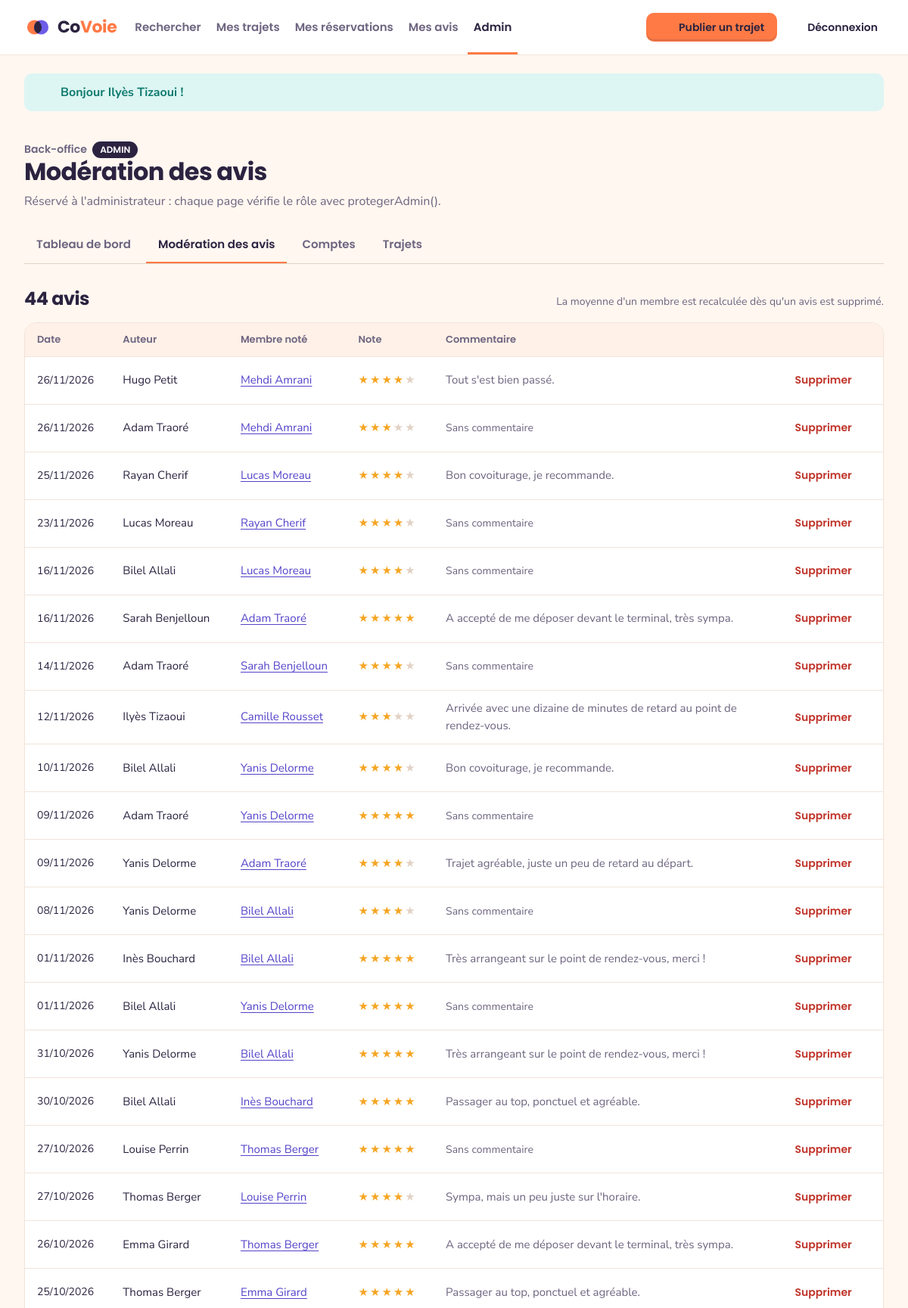
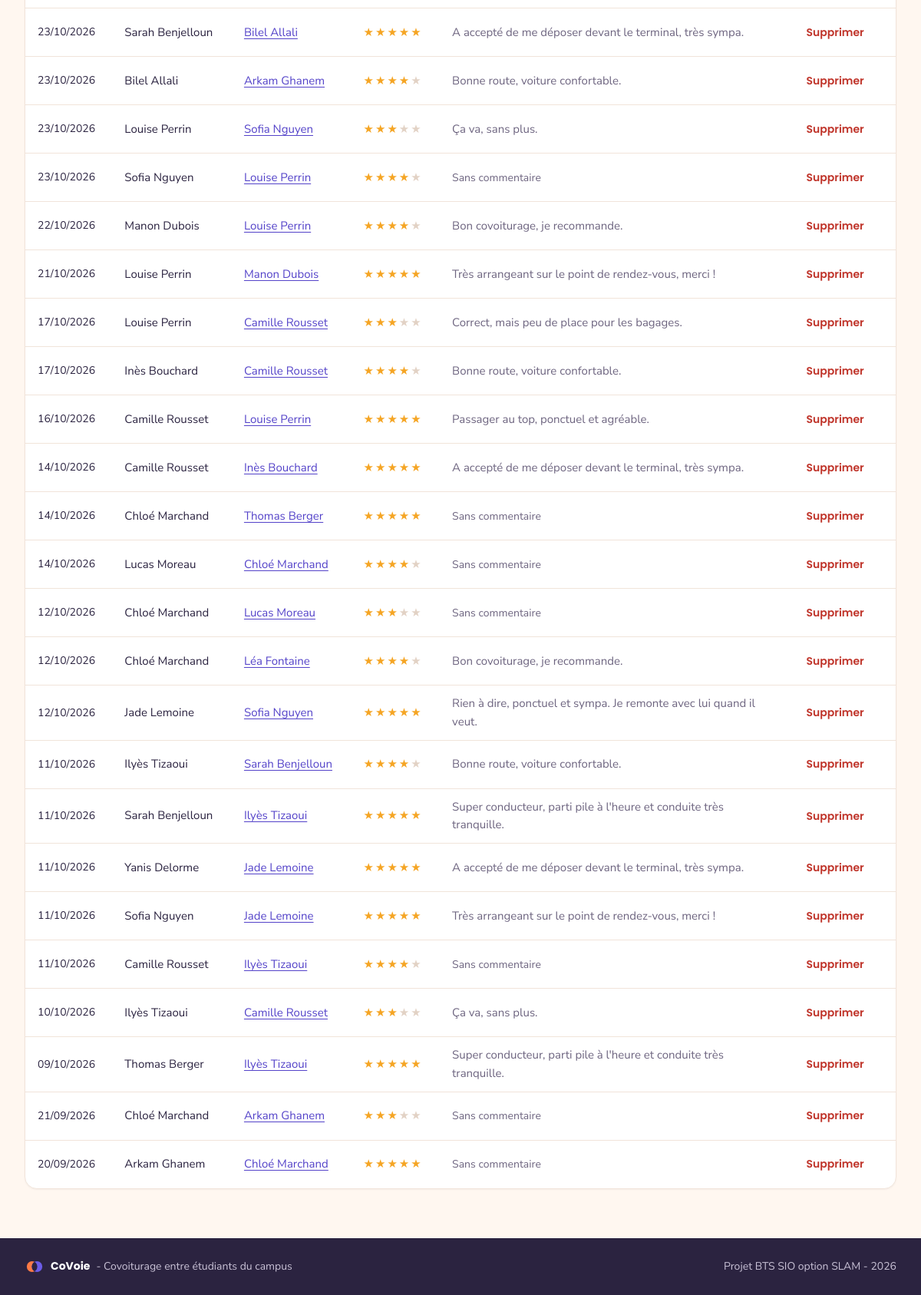
The page /index.php?page=admin-avis (signed in) on the database its author committed (2 pictures, top to bottom).
### tables this page shows
CREATE TABLE avis (
    id          INT(11)  NOT NULL AUTO_INCREMENT,
    note        INT(1)   NOT NULL,
    commentaire TEXT     NULL,
    date_avis   DATETIME NOT NULL,
    id_trajet   INT(11)  NOT NULL,
    id_auteur   INT(11)  NOT NULL,
    id_cible    INT(11)  NOT NULL,

    PRIMARY KEY (id),

     
    UNIQUE KEY un_seul_avis (id_trajet, id_auteur, id_cible),
    KEY recherche_cible (id_cible),

    CONSTRAINT fk_avis_trajet
        FOREIGN KEY (id_trajet) REFERENCES trajets (id) ON DELETE CASCADE,
    CONSTRAINT fk_avis_auteur
        FOREIGN KEY (id_auteur) REFERENCES utilisateurs (id) ON DELETE CASCADE,
    CONSTRAINT fk_avis_cible
        FOREIGN KEY (id_cible) REFERENCES utilisateurs (id) ON DELETE CASCADE
);

CREATE TABLE utilisateurs (
    id               INT(11)      NOT NULL AUTO_INCREMENT,
    nom              VARCHAR(100) NOT NULL,
    email            VARCHAR(180) NOT NULL,
    mot_de_passe     VARCHAR(255) NOT NULL,
    role             VARCHAR(10)  NOT NULL DEFAULT 'membre',
    date_inscription DATETIME     NOT NULL,

    PRIMARY KEY (id),
    UNIQUE KEY email_unique (email)
);

### controleurs/AdminController.php (called while the page is built, shortened)
<?php
class AdminController
{
    public function avis(): void
    {
        afficherVue('admin/avis', [
            'titre' => 'Modération des avis',
            'onglet' => 'admin-avis',
            'avis' => Avis::listerTous()
        ]);
    }
}

### index.php (called while the page is built, shortened)
<?php
require_once 'includes/connexion.php';
require_once 'includes/fonctions.php';
require_once 'includes/routes.php';
require_once 'modeles/Avis.php';
require_once 'controleurs/AdminController.php';
$page = 'accueil';
if (isset($_GET['page']) && is_string($_GET['page'])) {
    $page = $_GET['page'];
}
$nomMethode = $routes[$page][1];
$controleur = new $nomControleur();
$controleur->$nomMethode();

### includes/connexion.php (called while the page is built)
<?php
function connexionBdd(): PDO
{
    static $pdo = null;
    if ($pdo === null) {
        $dsn = 'mysql:host=' . BDD_HOTE . ';port=' . BDD_PORT . ';dbname=' . BDD_NOM . ';charset=utf8mb4';
        try {
            $pdo = new PDO($dsn, BDD_UTILISATEUR, BDD_MOT_DE_PASSE, [
                PDO::ATTR_ERRMODE => PDO::ERRMODE_EXCEPTION,
                PDO::ATTR_DEFAULT_FETCH_MODE => PDO::FETCH_ASSOC,
                PDO::ATTR_EMULATE_PREPARES => false
            ]);
        } catch (PDOException $erreur) {
            afficherErreur(500, 'Base de données inaccessible : lancez WAMP et importez sql/bdd_covoie.sql.');
        }
    }
    return $pdo;
}
function requete(string $sql, array $parametres = []): PDOStatement
{
    $resultat = connexionBdd()->prepare($sql);
    $resultat->execute($parametres);
    return $resultat;
}

### modeles/Avis.php (called while the page is built, shortened)
<?php
class Avis
{
    public static function listerTous(): array
    {
        $sql = "SELECT a.*, auteur.nom AS nom_auteur, cible.nom AS nom_cible
                FROM avis a
                JOIN utilisateurs auteur ON auteur.id = a.id_auteur
                JOIN utilisateurs cible ON cible.id = a.id_cible
                ORDER BY a.date_avis DESC";
        return requete($sql)->fetchAll();
    }
}

### vues/admin/avis.php (the view, shortened to what this page needs)
<?php
require 'vues/admin/onglets.php';
?>
<div class="section-titre">
    <h2><?= count($avis) ?> avis</h2>
    <span class="discret">La moyenne d'un membre est recalculée dès qu'un avis est supprimé.</span>
</div>
<?php if (count($avis) === 0) { ?>
    <div class="vide"><?= icone('etoile', 40) ?><h3>Aucun avis à modérer</h3><p>Les avis apparaîtront ici après les premiers trajets terminés.</p></div>
<?php } else { ?>
    <div class="defilant">
        <table class="donnees">
            <thead>
                <tr><th>Date</th><th>Auteur</th><th>Membre noté</th><th>Note</th><th>Commentaire</th><th><span class="visuellement-cache">Action</span></th></tr>
            </thead>
            <tbody>
                <?php foreach ($avis as $a) { ?>
                    <tr>
                        <td class="date"><?= formaterDate($a['date_avis']) ?></td>
                        <td><?= e($a['nom_auteur']) ?></td>
                        <td><a href="index.php?page=profil&amp;id=<?= $a['id_cible'] ?>"><?= e($a['nom_cible']) ?></a></td>
                        <td>
                            <span class="etoiles" aria-hidden="true"><?= etoiles((int) $a['note']) ?></span>
                        </td>
                        <td class="commentaire">
                            <?php if ($a['commentaire'] === null) { ?>
                                <span class="note-vide">Sans commentaire</span>
                            <?php } else { ?>
                                <?= e($a['commentaire']) ?>
                            <?php } ?>
                        </td>
                        <td>
                            <form class="en-ligne" method="post" action="index.php?page=admin-supprimer-avis&amp;id=<?= $a['id'] ?>"
                                  data-confirmation="Supprimer cet avis de <?= e($a['nom_auteur']) ?> ? La moyenne de <?= e($a['nom_cible']) ?> sera recalculée.">
                                <button class="bouton bouton--danger bouton--petit" type="submit">Supprimer</button>
                            </form>
                        </td>
                    </tr>
                <?php } ?>
            </tbody>
        </table>
    </div>
<?php } ?>

### includes/fonctions.php (shortened to what this page needs)
<?php
function afficherVue(string $vue, array $donnees = []): void
{
    extract($donnees);
    require 'vues/gabarit/header.php';
    require 'vues/' . $vue . '.php';
    require 'vues/gabarit/footer.php';
}
function e($texte): string
{
    return htmlspecialchars((string) $texte, ENT_QUOTES, 'UTF-8');
}
function formaterDate(string $date): string
{
    return date('d/m/Y', strtotime($date));
}
function etoiles(int $note): string
{
    return str_repeat('★', $note) . '<span class="eteinte">' . str_repeat('★', 5 - $note) . '</span>';
}
function icone(string $nom, int $taille = 20): string
{
    $dessin = '';
    return '<svg width="' . $taille . '" height="' . $taille . '" viewBox="0 0 24 24" fill="none" stroke="currentColor"'
        . ' stroke-width="2" stroke-linecap="round" stroke-linejoin="round" aria-hidden="true">' . $dessin . '</svg>';
}

### css/style.css (style rules this page uses)
:root { --fond: #FFF7F0; --surface: #FFFFFF; --surface-douce: #FFF1E8; --encre: #2B2340; --texte-2: #6E6580; --bord: #F1E4DA; --bord-fort: #E2D2C5; --orange: #FF7A45; --orange-survol: #F26A33; --orange-pale: #FFE3D3; --orange-titre: #E8602A; --orange-texte: #B4470F; --violet: #6C5CE7; --lien: #5443C9; --turquoise: #2EC4B6; --ouvert: #0F7A6F; --ouvert-fond: #DDF6F3; --complet: #A3460A; --complet-fond: #FFE9D6; --attente: #5443C9; --attente-fond: #ECEAFD; --refuse: #C0352B; --refuse-fond: #FDE4E1; --termine: #5E566E; --termine-fond: #F1ECF0; --etoile: #F5A524; --avatar-0: #FFE3D3; --avatar-1: #DDF6F3; --avatar-2: #ECEAFD; --avatar-3: #FFF0C7; --avatar-4: #FDE4E1; --police-titre: "Poppins", Arial, sans-serif; --police-texte: "Nunito Sans", Arial, sans-serif; --t-xs: 12px; --t-sm: 14px; --t-base: 16px; --t-md: 18px; --t-lg: 24px; --t-xl: 32px; --t-hero: 52px; --e-1: 4px; --e-2: 8px; --e-3: 12px; --e-4: 16px; --e-5: 24px; --e-6: 32px; --e-7: 48px; --e-8: 64px; --rayon: 16px; --rayon-petit: 10px; --trait: 1px solid var(--bord); --ombre: 0 1px 2px rgba(43, 35, 64, .05); --ombre-survol: 0 10px 24px rgba(43, 35, 64, .08); --ombre-flottant: 0 16px 40px rgba(43, 35, 64, .16); --largeur-max: 1200px; --gouttiere: 32px; --vite: 140ms; --normal: 220ms; --courbe: cubic-bezier(.2, .7, .3, 1); }
* { box-sizing: border-box; }
body { margin: 0; min-height: 100vh; display: flex; flex-direction: column; background: var(--fond); color: var(--encre); font-family: var(--police-texte); font-size: var(--t-base); line-height: 1.55; }
h1, h2, h3 { font-family: var(--police-titre); font-weight: 700; margin: 0 0 var(--e-3); line-height: 1.15; letter-spacing: -.02em; }
h2 { font-size: var(--t-lg); line-height: 1.2; }
a { color: var(--lien); text-decoration-thickness: 1px; text-underline-offset: 3px; }
.section-titre { display: flex; align-items: baseline; justify-content: space-between; gap: var(--e-4); margin-bottom: var(--e-4); }
.section-titre h2 { margin: 0; }
.bouton { display: inline-flex; align-items: center; justify-content: center; gap: var(--e-2); min-height: 46px; padding: 0 var(--e-5); border: 1.5px solid transparent; border-radius: var(--rayon-petit); font: 600 15px var(--police-titre); text-decoration: none; cursor: pointer; white-space: nowrap; transition: background var(--vite) var(--courbe), border-color var(--vite), color var(--vite), transform var(--vite); }
.bouton--danger { background: transparent; color: var(--refuse); padding: 0 var(--e-3); }
.bouton--petit { min-height: 38px; padding: 0 var(--e-4); font-size: var(--t-sm); }
.en-ligne { display: inline; margin: 0; }
.erreur-champ svg, .message svg { flex: none; margin-top: 2px; }
.note-vide { color: var(--texte-2); font-size: var(--t-sm); }
.etoiles { color: var(--etoile); letter-spacing: 2px; white-space: nowrap; }
.etoiles .eteinte { color: var(--bord-fort); }
.defilant { position: relative; overflow-x: auto; border: var(--trait); border-radius: var(--rayon); background: var(--surface); box-shadow: var(--ombre); }
.donnees { width: 100%; border-collapse: collapse; font-size: 15px; }
.donnees th { text-align: left; padding: var(--e-3) var(--e-4); font: 600 13px var(--police-titre); color: var(--texte-2); background: var(--surface-douce); border-bottom: var(--trait); white-space: nowrap; }
.donnees td { padding: var(--e-3) var(--e-4); border-bottom: var(--trait); vertical-align: middle; }
.donnees tr:last-child td { border-bottom: 0; }
.donnees .chiffre, .donnees .date { font-variant-numeric: tabular-nums; font-size: var(--t-sm); white-space: nowrap; }
.donnees .commentaire { color: var(--texte-2); max-width: 420px; }
.discret { color: var(--texte-2); font-size: var(--t-sm); }

### rows shown on the page
avis: date_avis "26/11/2026", id_auteur.nom "Hugo Petit", id_cible.nom "Mehdi Amrani", note "★★★★", note "★", commentaire "Tout s'est bien passé."
avis: date_avis "26/11/2026", id_auteur.nom "Adam Traoré", id_cible.nom "Mehdi Amrani", note "★★★", note "★★", shows "Sans commentaire"
avis: date_avis "25/11/2026", id_auteur.nom "Rayan Cherif", id_cible.nom "Lucas Moreau", note "★★★★", note "★", commentaire "Bon covoiturage, je recommande."
avis: date_avis "23/11/2026", id_auteur.nom "Lucas Moreau", id_cible.nom "Rayan Cherif", note "★★★★", note "★", shows "Sans commentaire"
avis: date_avis "16/11/2026", id_auteur.nom "Bilel Allali", id_cible.nom "Lucas Moreau", note "★★★★", note "★", shows "Sans commentaire"
avis: date_avis "16/11/2026", id_auteur.nom "Sarah Benjelloun", id_cible.nom "Adam Traoré", note "★★★★★", commentaire "A accepté de me déposer devant le terminal, très sympa."
avis: date_avis "14/11/2026", id_auteur.nom "Adam Traoré", id_cible.nom "Sarah Benjelloun", note "★★★★", note "★", shows "Sans commentaire"
avis: date_avis "12/11/2026", id_auteur.nom "Ilyès Tizaoui", id_cible.nom "Camille Rousset", note "★★★", note "★★", commentaire "Arrivée avec une dizaine de minutes de retard au point de rendez-vous."
avis: date_avis "10/11/2026", id_auteur.nom "Bilel Allali", id_cible.nom "Yanis Delorme", note "★★★★", note "★", commentaire "Bon covoiturage, je recommande."
avis: date_avis "09/11/2026", id_auteur.nom "Adam Traoré", id_cible.nom "Yanis Delorme", note "★★★★★", shows "Sans commentaire"
avis: date_avis "09/11/2026", id_auteur.nom "Yanis Delorme", id_cible.nom "Adam Traoré", note "★★★★", note "★", commentaire "Trajet agréable, juste un peu de retard au départ."
avis: date_avis "08/11/2026", id_auteur.nom "Yanis Delorme", id_cible.nom "Bilel Allali", note "★★★★", note "★", shows "Sans commentaire"
avis: date_avis "01/11/2026", id_auteur.nom "Inès Bouchard", id_cible.nom "Bilel Allali", note "★★★★★", commentaire "Très arrangeant sur le point de rendez-vous, merci !"
avis: date_avis "01/11/2026", id_auteur.nom "Bilel Allali", id_cible.nom "Yanis Delorme", note "★★★★★", shows "Sans commentaire"
avis: date_avis "31/10/2026", id_auteur.nom "Yanis Delorme", id_cible.nom "Bilel Allali", note "★★★★★", commentaire "Très arrangeant sur le point de rendez-vous, merci !"
avis: date_avis "30/10/2026", id_auteur.nom "Bilel Allali", id_cible.nom "Inès Bouchard", note "★★★★★", commentaire "Passager au top, ponctuel et agréable."
avis: date_avis "27/10/2026", id_auteur.nom "Louise Perrin", id_cible.nom "Thomas Berger", note "★★★★★", shows "Sans commentaire"
avis: date_avis "27/10/2026", id_auteur.nom "Thomas Berger", id_cible.nom "Louise Perrin", note "★★★★", note "★", commentaire "Sympa, mais un peu juste sur l'horaire."
avis: date_avis "26/10/2026", id_auteur.nom "Emma Girard", id_cible.nom "Thomas Berger", note "★★★★★", commentaire "A accepté de me déposer devant le terminal, très sympa."
avis: date_avis "25/10/2026", id_auteur.nom "Thomas Berger", id_cible.nom "Emma Girard", note "★★★★★", commentaire "Passager au top, ponctuel et agréable."
avis: date_avis "23/10/2026", id_auteur.nom "Sarah Benjelloun", id_cible.nom "Bilel Allali", note "★★★★★", commentaire "A accepté de me déposer devant le terminal, très sympa."
avis: date_avis "23/10/2026", id_auteur.nom "Bilel Allali", id_cible.nom "Arkam Ghanem", note "★★★★", note "★", commentaire "Bonne route, voiture confortable."
avis: date_avis "23/10/2026", id_auteur.nom "Louise Perrin", id_cible.nom "Sofia Nguyen", note "★★★", note "★★", commentaire "Ça va, sans plus."
avis: date_avis "23/10/2026", id_auteur.nom "Sofia Nguyen", id_cible.nom "Louise Perrin", note "★★★★", note "★", shows "Sans commentaire"
avis: date_avis "22/10/2026", id_auteur.nom "Manon Dubois", id_cible.nom "Louise Perrin", note "★★★★", note "★", commentaire "Bon covoiturage, je recommande."
avis: date_avis "21/10/2026", id_auteur.nom "Louise Perrin", id_cible.nom "Manon Dubois", note "★★★★★", commentaire "Très arrangeant sur le point de rendez-vous, merci !"
avis: date_avis "17/10/2026", id_auteur.nom "Louise Perrin", id_cible.nom "Camille Rousset", note "★★★", note "★★", commentaire "Correct, mais peu de place pour les bagages."
avis: date_avis "17/10/2026", id_auteur.nom "Inès Bouchard", id_cible.nom "Camille Rousset", note "★★★★", note "★", commentaire "Bonne route, voiture confortable."
avis: date_avis "16/10/2026", id_auteur.nom "Camille Rousset", id_cible.nom "Louise Perrin", note "★★★★★", commentaire "Passager au top, ponctuel et agréable."
avis: date_avis "14/10/2026", id_auteur.nom "Camille Rousset", id_cible.nom "Inès Bouchard", note "★★★★★", commentaire "A accepté de me déposer devant le terminal, très sympa."
avis: date_avis "14/10/2026", id_auteur.nom "Chloé Marchand", id_cible.nom "Thomas Berger", note "★★★★★", shows "Sans commentaire"
avis: date_avis "14/10/2026", id_auteur.nom "Lucas Moreau", id_cible.nom "Chloé Marchand", note "★★★★", note "★", shows "Sans commentaire"
avis: date_avis "12/10/2026", id_auteur.nom "Chloé Marchand", id_cible.nom "Lucas Moreau", note "★★★", note "★★", shows "Sans commentaire"
avis: date_avis "12/10/2026", id_auteur.nom "Chloé Marchand", id_cible.nom "Léa Fontaine", note "★★★★", note "★", commentaire "Bon covoiturage, je recommande."
avis: date_avis "12/10/2026", id_auteur.nom "Jade Lemoine", id_cible.nom "Sofia Nguyen", note "★★★★★", commentaire "Rien à dire, ponctuel et sympa. Je remonte avec lui quand il veut."
avis: date_avis "11/10/2026", id_auteur.nom "Ilyès Tizaoui", id_cible.nom "Sarah Benjelloun", note "★★★★", note "★", commentaire "Bonne route, voiture confortable."
avis: date_avis "11/10/2026", id_auteur.nom "Sarah Benjelloun", id_cible.nom "Ilyès Tizaoui", note "★★★★★", commentaire "Super conducteur, parti pile à l'heure et conduite très tranquille."
avis: date_avis "11/10/2026", id_auteur.nom "Yanis Delorme", id_cible.nom "Jade Lemoine", note "★★★★★", commentaire "A accepté de me déposer devant le terminal, très sympa."
avis: date_avis "11/10/2026", id_auteur.nom "Sofia Nguyen", id_cible.nom "Jade Lemoine", note "★★★★★", commentaire "Très arrangeant sur le point de rendez-vous, merci !"
avis: date_avis "11/10/2026", id_auteur.nom "Camille Rousset", id_cible.nom "Ilyès Tizaoui", note "★★★★", note "★", shows "Sans commentaire"
avis: date_avis "10/10/2026", id_auteur.nom "Ilyès Tizaoui", id_cible.nom "Camille Rousset", note "★★★", note "★★", commentaire "Ça va, sans plus."
avis: date_avis "09/10/2026", id_auteur.nom "Thomas Berger", id_cible.nom "Ilyès Tizaoui", note "★★★★★", commentaire "Super conducteur, parti pile à l'heure et conduite très tranquille."
avis: date_avis "21/09/2026", id_auteur.nom "Chloé Marchand", id_cible.nom "Arkam Ghanem", note "★★★", note "★★", shows "Sans commentaire"
avis: date_avis "20/09/2026", id_auteur.nom "Arkam Ghanem", id_cible.nom "Chloé Marchand", note "★★★★★", shows "Sans commentaire"

### other values the page prints
$message['texte'] "Bonjour Ilyès Tizaoui !"
$titre "Modération des avis"
$texte "Tableau de bord"
$texte "Modération des avis"
$texte "Comptes"
$texte "Trajets"
count($avis) "44"
SLOGAN_APPLICATION "Covoiturage entre étudiants du campus"
